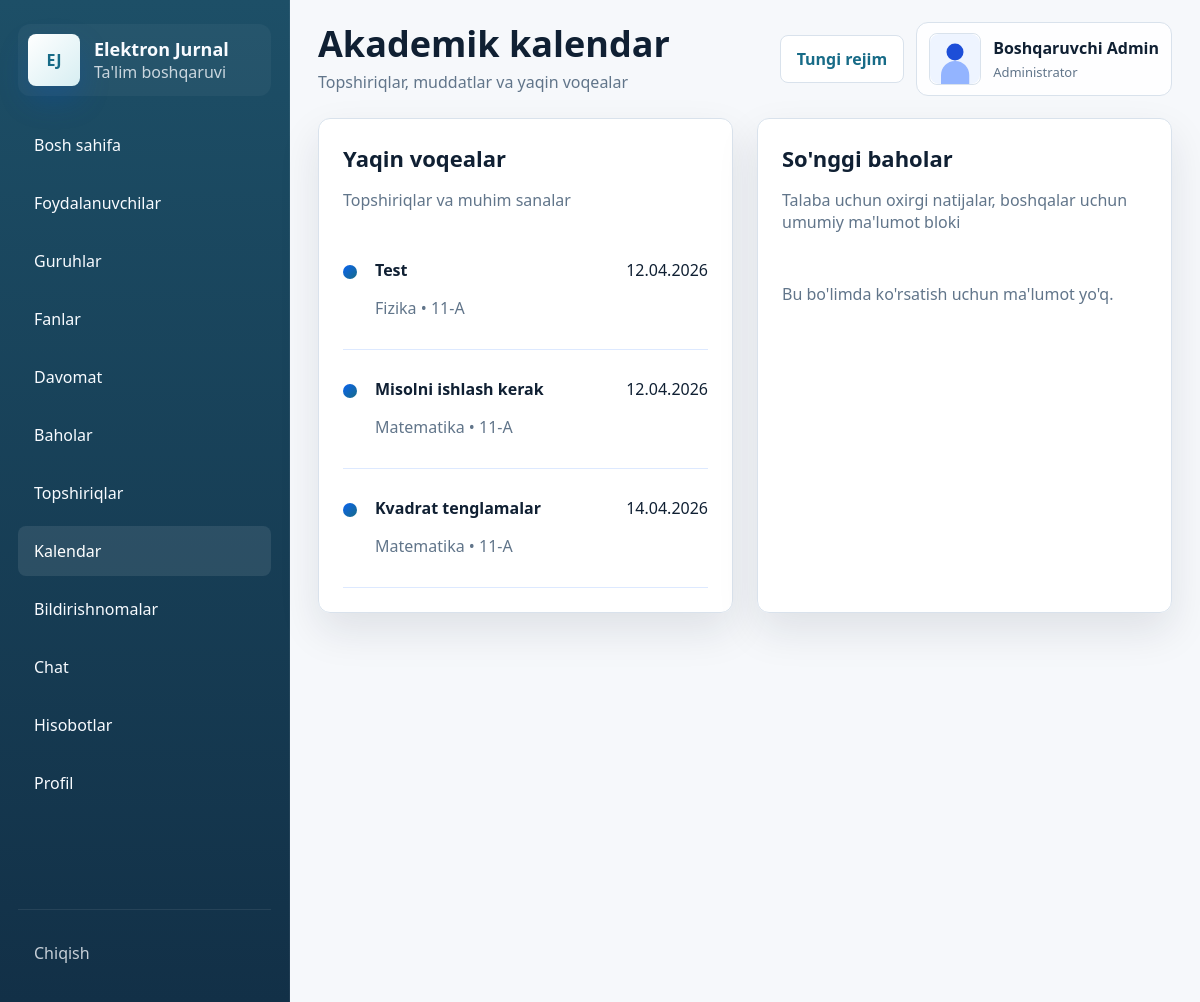
The app's page /calendar (signed in) with its own data.
### models.py (models this page shows, shortened)
class TimestampMixin:
    created_at = db.Column(db.DateTime, default=datetime.utcnow, nullable=False)

class User(UserMixin, TimestampMixin, db.Model):
    __tablename__ = "users"
    id = db.Column(db.Integer, primary_key=True)
    full_name = db.Column(db.String(150), nullable=False)
    username = db.Column(db.String(80), unique=True, nullable=False, index=True)
    password_hash = db.Column(db.String(255), nullable=False)
    role = db.Column(db.String(20), nullable=False, index=True)
    phone = db.Column(db.String(30))
    email = db.Column(db.String(120))
    image_path = db.Column(db.String(255))
    is_active = db.Column(db.Boolean, default=True, nullable=False)
    can_change_credentials = db.Column(db.Boolean, default=True, nullable=False)
    taught_subjects = db.relationship("Subject", back_populates="teacher", lazy="dynamic")
    student_group = db.relationship("StudentGroup", back_populates="student", uselist=False, cascade="all, delete-orphan")
    attendance_records = db.relationship("Attendance", back_populates="student", lazy="dynamic", foreign_keys="Attendance.student_id")
    grade_records = db.relationship("Grade", back_populates="student", lazy="dynamic", foreign_keys="Grade.student_id")
    grades_given = db.relationship("Grade", back_populates="teacher", lazy="dynamic", foreign_keys="Grade.teacher_id")
    assignments_created = db.relationship("Assignment", back_populates="teacher", lazy="dynamic", foreign_keys="Assignment.teacher_id")
    activities = db.relationship("ActivityLog", back_populates="user", lazy="dynamic")
    notifications = db.relationship("Notification", back_populates="user", lazy="dynamic", cascade="all, delete-orphan")
    chat_messages = db.relationship(
        "ChatMessage",
        back_populates="sender",
        lazy="dynamic",
        cascade="all, delete-orphan",
        foreign_keys="ChatMessage.sender_id",
    )
    assignment_submissions = db.relationship("AssignmentSubmission", back_populates="student", lazy="dynamic", cascade="all, delete-orphan")

class Assignment(TimestampMixin, db.Model):
    __tablename__ = "assignments"
    id = db.Column(db.Integer, primary_key=True)
    title = db.Column(db.String(150), nullable=False)
    description = db.Column(db.Text, nullable=False)
    deadline = db.Column(db.Date, nullable=False)
    subject_id = db.Column(db.Integer, db.ForeignKey("subjects.id"), nullable=False)
    group_id = db.Column(db.Integer, db.ForeignKey("groups.id"), nullable=False)
    teacher_id = db.Column(db.Integer, db.ForeignKey("users.id"), nullable=False)
    attachment_path = db.Column(db.String(255))
    subject = db.relationship("Subject", back_populates="assignments")
    group = db.relationship("Group", back_populates="assignments")
    teacher = db.relationship("User", back_populates="assignments_created")
    submissions = db.relationship("AssignmentSubmission", back_populates="assignment", lazy="dynamic", cascade="all, delete-orphan")

### app.py (the view)
@app.route("/calendar")
@login_required
def calendar_page():
    if current_user.role == "student":
        assignments = Assignment.query.filter_by(group_id=current_user.group.id).order_by(Assignment.deadline.asc()).all() if current_user.group else []
    elif current_user.role == "teacher":
        assignments = Assignment.query.filter_by(teacher_id=current_user.id).order_by(Assignment.deadline.asc()).all()
    else:
        assignments = Assignment.query.order_by(Assignment.deadline.asc()).all()
    events = [
        {
            "title": item.title,
            "date": item.deadline,
            "type": "topshiriq",
            "meta": f"{item.subject.name} • {item.group.name}",
        }
        for item in assignments[:20]
    ]
    recent_grades = []
    if current_user.role == "student":
        recent_grades = Grade.query.filter_by(student_id=current_user.id).order_by(Grade.date.desc()).limit(6).all()
    return render_template("calendar.html", events=events, recent_grades=recent_grades)

### app.py (called while the page is built)
@login_manager.user_loader
def load_user(user_id: str):
    return db.session.get(User, int(user_id))

def avatar_url(user: User) -> str:
    if user.image_path:
        return url_for("static", filename=f"uploads/{user.image_path}")
    return url_for("static", filename="uploads/default-avatar.svg")

### templates/calendar.html (shortened to what this page needs)
{% extends "base.html" %}
{% block page_title %}Akademik kalendar{% endblock %}
{% block page_subtitle %}Topshiriqlar, muddatlar va yaqin voqealar{% endblock %}
{% block content %}
  <section class="content-grid">
    <div class="panel-card">
      <div class="section-head">
        <div>
          <h3>Yaqin voqealar</h3>
          <p>Topshiriqlar va muhim sanalar</p>
        </div>
      </div>
      <div class="timeline-list">
        {% for event in events %}
          <div class="timeline-item">
            <div class="timeline-dot"></div>
            <div>
              <strong>{{ event.title }}</strong>
              <p>{{ event.meta }}</p>
            </div>
            <time>{{ event.date.strftime('%d.%m.%Y') }}</time>
          </div>
        {% else %}
          <p>Hozircha yaqin voqealar topilmadi.</p>
        {% endfor %}
      </div>
    </div>
    <div class="panel-card">
      <div class="section-head">
        <div>
          <h3>So'nggi baholar</h3>
          <p>Talaba uchun oxirgi natijalar, boshqalar uchun umumiy ma'lumot bloki</p>
        </div>
      </div>
      <div class="simple-list">
        {% for grade in recent_grades %}
          <div class="simple-list-item">
            <div>
              <strong>{{ grade.subject.name }}</strong>
              <span>{{ grade.comment or "Izoh yo'q" }}</span>
            </div>
            <time>{{ grade.score }}</time>
          </div>
        {% else %}
          <p>Bu bo'limda ko'rsatish uchun ma'lumot yo'q.</p>
        {% endfor %}
      </div>
    </div>
  </section>
{% endblock %}

### templates/base.html (shortened to what this page needs)
<!DOCTYPE html>
<html lang="uz">
<head>
  <link rel="stylesheet" href="{{ url_for('static', filename='css/style.css') }}">
</head>
<body>
  {% if current_user.is_authenticated %}
    <div class="app-shell">
      <aside class="sidebar" id="sidebar">
        <a class="brand" href="{{ url_for('dashboard_router') }}">
          <div class="brand-logo">EJ</div>
          <div>
            <strong>Elektron Jurnal</strong>
            <span>Ta'lim boshqaruvi</span>
          </div>
        </a>
        <nav class="sidebar-nav">
          {% for endpoint, label in nav_items %}
            <a href="{{ url_for(endpoint) }}" class="{% if request.endpoint == endpoint %}active{% endif %}">
              <span>{{ label }}</span>
            </a>
          {% endfor %}
        </nav>
        <div class="sidebar-footer">
          <a href="{{ url_for('logout') }}" class="logout-link">Chiqish</a>
        </div>
      </aside>
      <div class="main-area">
        <header class="topbar">
          <div class="topbar-title">
            <h1>{% block page_title %}Elektron Jurnal Tizimi{% endblock %}</h1>
            <p>{% block page_subtitle %}Akademik boshqaruv paneli{% endblock %}</p>
          </div>
          <div class="topbar-actions">
            <button class="theme-toggle" type="button" data-theme-toggle>Rejim</button>
            <div class="topbar-user">
              <img src="{{ avatar_url(current_user) }}" alt="Avatar" class="avatar">
              <div>
                <strong>{{ current_user.full_name }}</strong>
                <span>{{ role_labels.get(current_user.role, current_user.role) }}</span>
              </div>
            </div>
          </div>
        </header>
        <main class="page-content">
          {% block content %}{% endblock %}
        </main>
      </div>
    </div>
  {% endif %}
</body>
</html>

### records on screen
User: full_name "Boshqaruvchi Admin", get "Administrator"
Assignment: title "Test", meta "Fizika • 11-A", date "12.04.2026"
Assignment: title "Misolni ishlash kerak", meta "Matematika • 11-A", date "12.04.2026"
Assignment: title "Kvadrat tenglamalar", meta "Matematika • 11-A", date "14.04.2026"

### other values on screen
{{ label }} "Bosh sahifa" "Foydalanuvchilar" "Guruhlar" "Fanlar" "Davomat" "Baholar" "Topshiriqlar" "Kalendar" "Bildirishnomalar" "Chat" "Hisobotlar" "Profil"
